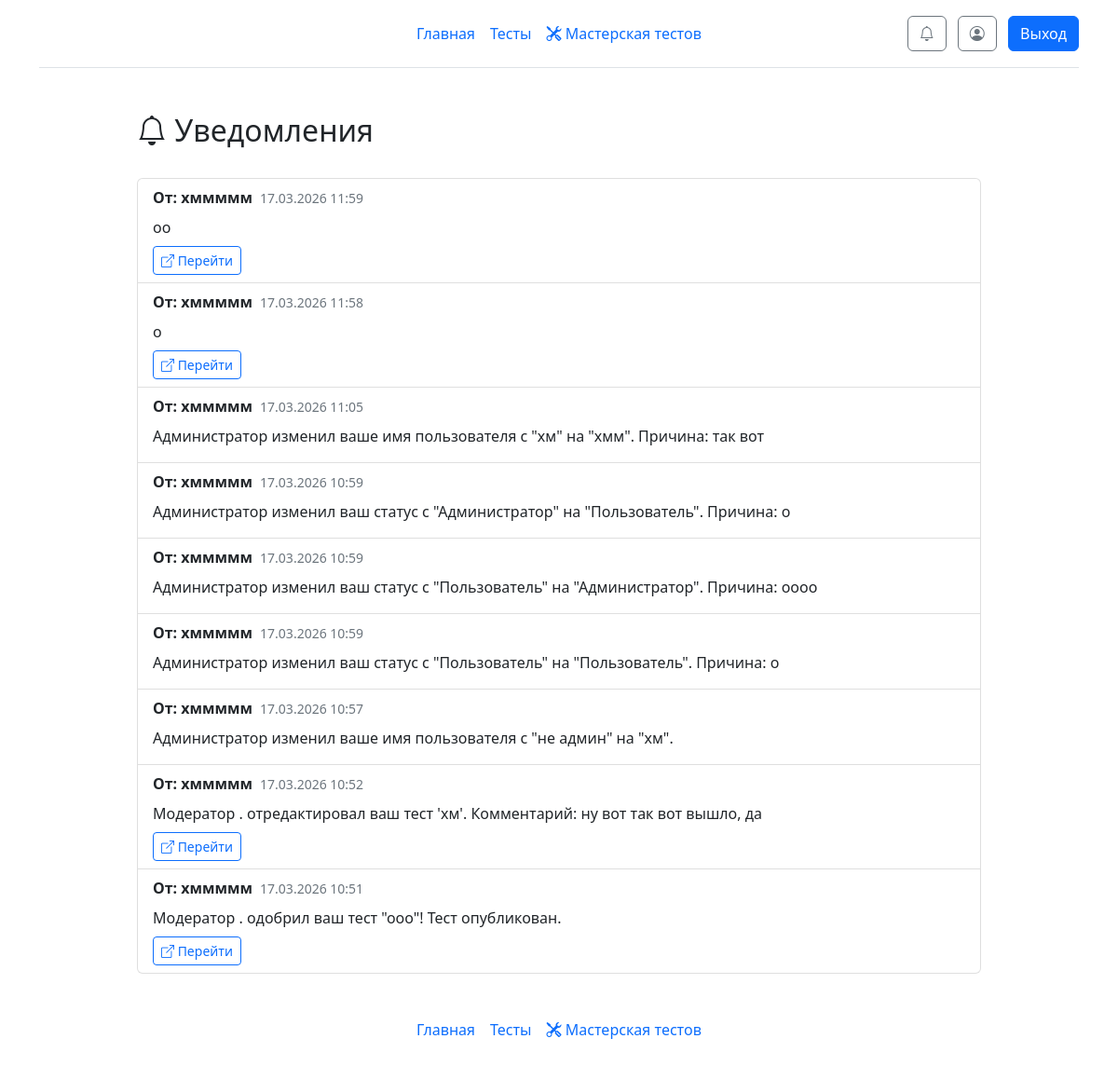
Screenshot of /notifications (signed in) with the database file from the repository.
### __init__.py (models this page shows)
class User(db.Model, UserMixin):
    id = db.Column(db.Integer, primary_key=True)
    username = db.Column(db.String, unique=True)
    password = db.Column(db.String)
    email = db.Column(db.String, unique=True, nullable=False)
    email_confirmed = db.Column(db.Boolean, default=False)
    admin = db.Column(db.Integer, default=0)  # 0 - обычный пользователь, 1 - модератор, 2 - администратор
    current_test_id = db.Column(db.Integer, default=None)  # ID текущего проходимого теста

class Notifications(db.Model):
    n_id = db.Column(db.Integer, primary_key=True)
    n_user_id = db.Column(db.Integer, nullable=False)  # Кому предназначено уведомление
    n_sender_id = db.Column(db.Integer)  # Кто отправил (может быть None для системных уведомлений)
    n_text = db.Column(db.Text, nullable=False)  # Текст уведомления
    n_link = db.Column(db.String)  # Ссылка (например, на тест)
    n_is_read = db.Column(db.Boolean, default=False)  # Прочитано ли
    n_created_at = db.Column(db.DateTime, default=datetime.utcnow)  # Когда создано

### __init__.py (the view)
@app.route('/notifications')
@login_required
def notifications():
    user_notifications = Notifications.query.filter_by(n_user_id=current_user.id).order_by(Notifications.n_created_at.desc()).all()
    notifications_with_senders = []
    for notif in user_notifications:
        sender = None
        if notif.n_sender_id:
            sender = User.query.get(notif.n_sender_id)
        notifications_with_senders.append({
            'notification': notif,
            'sender': sender
        })
    unread_count = Notifications.query.filter_by(n_user_id=current_user.id, n_is_read=False).count()
    return render_template("notifications.html",
                         notifications=notifications_with_senders,
                         unread_count=unread_count)

### __init__.py (called while the page is built, shortened)
@app.template_filter('get_unread_notifications_count')
def get_unread_notifications_count(user_id):
    return Notifications.query.filter_by(n_user_id=user_id, n_is_read=False).count()

@app.before_request
def check_must_rate_test():
    excluded_paths = ['/test/', '/static/', '/logout']

@manager.user_loader
def load_user(user_id):
    return db.session.get(User, user_id)

### templates/notifications.html (shortened to what this page needs)
{% extends 'base.html' %}
{% block main %}
<div class="container mt-4">
    <div class="row">
        <div class="col-md-10 mx-auto">
            <div class="d-flex justify-content-between align-items-center mb-4">
                <h2><i class="bi bi-bell"></i> Уведомления</h2>
            </div>
            {% if notifications %}
            <div class="list-group">
                {% for item in notifications %}
                {% set notif = item.notification %}
                {% set sender = item.sender %}
                <div class="list-group-item {% if not notif.n_is_read %}list-group-item-primary{% endif %}">
                    <div class="d-flex w-100 justify-content-between align-items-start">
                        <div class="flex-grow-1">
                            <div class="d-flex align-items-center mb-2">
                                {% if sender %}
                                <strong>От: {{ sender.username }}</strong>
                                {% else %}
                                <strong>Системное уведомление</strong>
                                {% endif %}
                                <small class="text-muted ms-2">{{ notif.n_created_at.strftime('%d.%m.%Y %H:%M') }}</small>
                            </div>
                            <p class="mb-2">{{ notif.n_text }}</p>
                            {% if notif.n_link %}
                            <a href="{{ notif.n_link }}" class="btn btn-sm btn-outline-primary">
                                <i class="bi bi-box-arrow-up-right"></i> Перейти
                            </a>
                            {% endif %}
                        </div>
                    </div>
                </div>
                {% endfor %}
            </div>
            {% else %}
            <div class="alert alert-info text-center">
                <i class="bi bi-inbox"></i>
                <p class="mb-0">У вас пока нет уведомлений</p>
            </div>
            {% endif %}
        </div>
    </div>
</div>
{% endblock %}

### rows the page displays
User: username "хммммм" "хммммм" "хммммм" "хммммм" "хммммм" "хммммм" "хммммм" "хммммм" "хммммм"
Notifications: n_created_at "17.03.2026 11:59", n_text "оо"
Notifications: n_created_at "17.03.2026 11:58", n_text "о"
Notifications: n_created_at "17.03.2026 11:05", n_text "Администратор изменил ваше имя пользователя с \"хм\" на \"хмм\". Причина: так вот"
Notifications: n_created_at "17.03.2026 10:59", n_text "Администратор изменил ваш статус с \"Администратор\" на \"Пользователь\". Причина: о"
Notifications: n_created_at "17.03.2026 10:59", n_text "Администратор изменил ваш статус с \"Пользователь\" на \"Администратор\". Причина: оооо"
Notifications: n_created_at "17.03.2026 10:59", n_text "Администратор изменил ваш статус с \"Пользователь\" на \"Пользователь\". Причина: о"
Notifications: n_created_at "17.03.2026 10:57", n_text "Администратор изменил ваше имя пользователя с \"не админ\" на \"хм\"."
Notifications: n_created_at "17.03.2026 10:52", n_text "Модератор . отредактировал ваш тест 'хм'. Комментарий: ну вот так вот вышло, да"
Notifications: n_created_at "17.03.2026 10:51", n_text "Модератор . одобрил ваш тест \"ооо\"! Тест опубликован."
